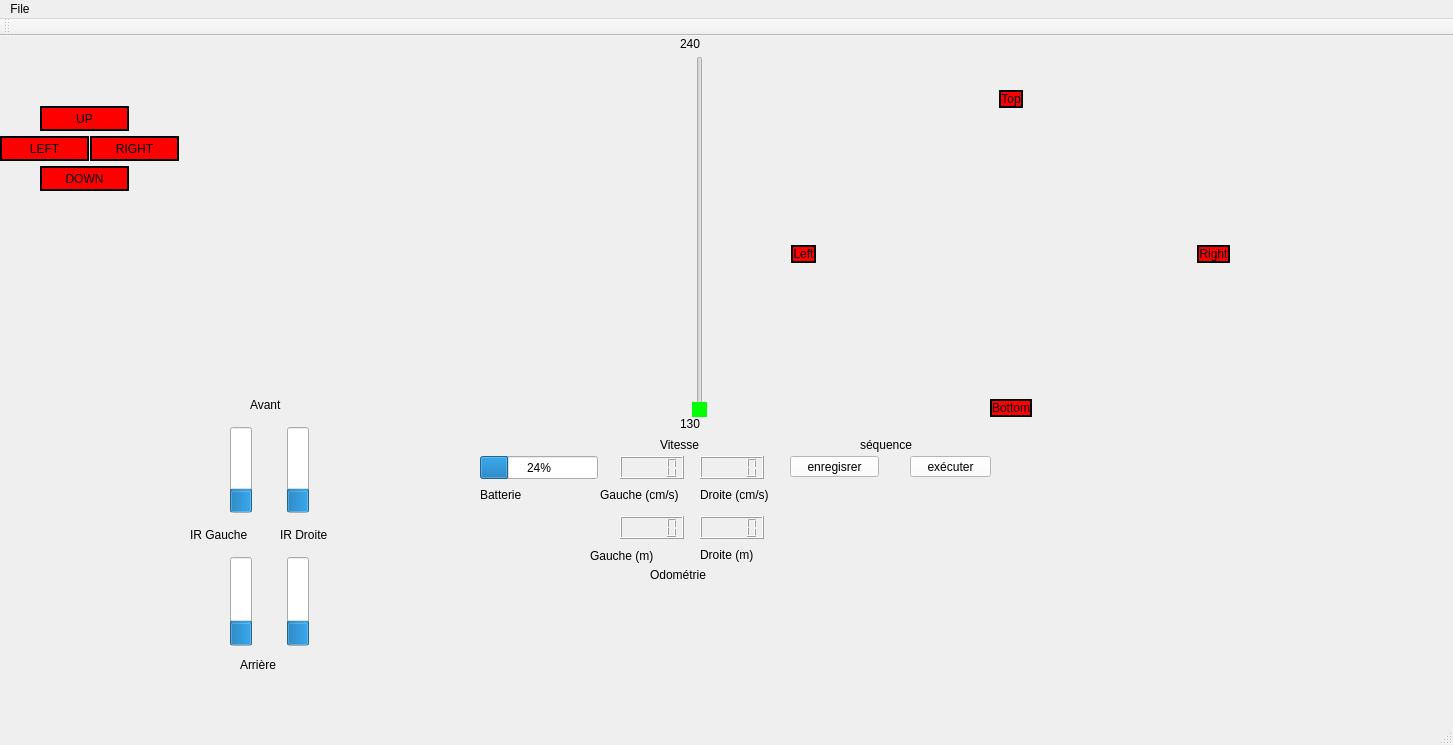
<?xml version="1.0" encoding="UTF-8"?>
<ui version="4.0">
 <class>MainWindow</class>
 <widget class="QMainWindow" name="MainWindow">
  <property name="geometry">
   <rect>
    <x>0</x>
    <y>0</y>
    <width>1453</width>
    <height>745</height>
   </rect>
  </property>
  <property name="windowTitle">
   <string>WifiBot</string>
  </property>
  <property name="windowIcon">
   <iconset resource="ressource.qrc">
    <normaloff>:/wifibot-dplp.png</normaloff>:/wifibot-dplp.png</iconset>
  </property>
  <property name="styleSheet">
   <string notr="true">QMainWindow {
background-image : url(&quot;:/fond-metal-big.jpg&quot;);
}
QLabel {color:white};</string>
  </property>
  <widget class="QWidget" name="centralWidget">
   <widget class="QWidget" name="gridLayoutWidget">
    <property name="geometry">
     <rect>
      <x>780</x>
      <y>42</y>
      <width>461</width>
      <height>351</height>
     </rect>
    </property>
    <layout class="QGridLayout" name="gridLayout">
     <item row="12" column="1">
      <spacer name="verticalSpacer">
       <property name="orientation">
        <enum>Qt::Vertical</enum>
       </property>
       <property name="sizeHint" stdset="0">
        <size>
         <width>20</width>
         <height>40</height>
        </size>
       </property>
      </spacer>
     </item>
     <item row="5" column="1">
      <layout class="QHBoxLayout" name="horizontalLayout">
       <item>
        <widget class="QPushButton" name="left">
         <property name="styleSheet">
          <string notr="true">QPushButton {
    background-color: red;
    border-style: outset;
    border-width: 2px;
    border-color: black;
}

QPushButton:pressed {
    background-color: green; 
}</string>
         </property>
         <property name="text">
          <string>Left</string>
         </property>
        </widget>
       </item>
       <item>
        <spacer name="horizontalSpacer_5">
         <property name="orientation">
          <enum>Qt::Horizontal</enum>
         </property>
         <property name="sizeHint" stdset="0">
          <size>
           <width>40</width>
           <height>20</height>
          </size>
         </property>
        </spacer>
       </item>
       <item>
        <widget class="QPushButton" name="right">
         <property name="styleSheet">
          <string notr="true">QPushButton {
    background-color: red;
    border-style: outset;
    border-width: 2px;
    border-color: black;
}

QPushButton:pressed {
    background-color: green; 
}</string>
         </property>
         <property name="text">
          <string>Right</string>
         </property>
        </widget>
       </item>
      </layout>
     </item>
     <item row="0" column="1" rowspan="2">
      <layout class="QHBoxLayout" name="horizontalLayout_2">
       <item>
        <spacer name="horizontalSpacer_2">
         <property name="orientation">
          <enum>Qt::Horizontal</enum>
         </property>
         <property name="sizeHint" stdset="0">
          <size>
           <width>40</width>
           <height>20</height>
          </size>
         </property>
        </spacer>
       </item>
       <item>
        <widget class="QPushButton" name="Top">
         <property name="styleSheet">
          <string notr="true">QPushButton {
    background-color: red;
    border-style: outset;
    border-width: 2px;
    border-color: black;
}

QPushButton:pressed {
    background-color: green; 
}</string>
         </property>
         <property name="text">
          <string>Top</string>
         </property>
        </widget>
       </item>
       <item>
        <spacer name="horizontalSpacer">
         <property name="orientation">
          <enum>Qt::Horizontal</enum>
         </property>
         <property name="sizeHint" stdset="0">
          <size>
           <width>40</width>
           <height>20</height>
          </size>
         </property>
        </spacer>
       </item>
      </layout>
     </item>
     <item row="2" column="1">
      <spacer name="verticalSpacer_2">
       <property name="orientation">
        <enum>Qt::Vertical</enum>
       </property>
       <property name="sizeHint" stdset="0">
        <size>
         <width>20</width>
         <height>40</height>
        </size>
       </property>
      </spacer>
     </item>
     <item row="13" column="1">
      <layout class="QHBoxLayout" name="horizontalLayout_3">
       <item>
        <spacer name="horizontalSpacer_4">
         <property name="orientation">
          <enum>Qt::Horizontal</enum>
         </property>
         <property name="sizeHint" stdset="0">
          <size>
           <width>40</width>
           <height>20</height>
          </size>
         </property>
        </spacer>
       </item>
       <item>
        <widget class="QPushButton" name="bottom">
         <property name="styleSheet">
          <string notr="true">QPushButton {
    background-color: red;
    border-style: outset;
    border-width: 2px;
    border-color: black;
}

QPushButton:pressed {
    background-color: green; 
}</string>
         </property>
         <property name="text">
          <string>Bottom</string>
         </property>
        </widget>
       </item>
       <item>
        <spacer name="horizontalSpacer_3">
         <property name="orientation">
          <enum>Qt::Horizontal</enum>
         </property>
         <property name="sizeHint" stdset="0">
          <size>
           <width>40</width>
           <height>20</height>
          </size>
         </property>
        </spacer>
       </item>
      </layout>
     </item>
    </layout>
   </widget>
   <widget class="QWidget" name="gridLayoutWidget_2">
    <property name="geometry">
     <rect>
      <x>180</x>
      <y>70</y>
      <width>461</width>
      <height>281</height>
     </rect>
    </property>
    <layout class="QGridLayout" name="gridLayout_2"/>
   </widget>
   <widget class="QSlider" name="verticalSlider">
    <property name="geometry">
     <rect>
      <x>690</x>
      <y>20</y>
      <width>20</width>
      <height>361</height>
     </rect>
    </property>
    <property name="styleSheet">
     <string notr="true">QSlider::handle:vertical {
    background-color: rgb(0, 255, 0); 
}</string>
    </property>
    <property name="minimum">
     <number>130</number>
    </property>
    <property name="maximum">
     <number>240</number>
    </property>
    <property name="orientation">
     <enum>Qt::Vertical</enum>
    </property>
   </widget>
   <widget class="QLabel" name="label">
    <property name="geometry">
     <rect>
      <x>680</x>
      <y>380</y>
      <width>49</width>
      <height>16</height>
     </rect>
    </property>
    <property name="text">
     <string>130</string>
    </property>
   </widget>
   <widget class="QLabel" name="label_2">
    <property name="geometry">
     <rect>
      <x>680</x>
      <y>0</y>
      <width>151</width>
      <height>16</height>
     </rect>
    </property>
    <property name="text">
     <string>240</string>
    </property>
   </widget>
   <widget class="QLCDNumber" name="gauche_lcd">
    <property name="geometry">
     <rect>
      <x>620</x>
      <y>420</y>
      <width>64</width>
      <height>23</height>
     </rect>
    </property>
   </widget>
   <widget class="QLCDNumber" name="droite_lcd">
    <property name="geometry">
     <rect>
      <x>700</x>
      <y>420</y>
      <width>64</width>
      <height>23</height>
     </rect>
    </property>
   </widget>
   <widget class="QLabel" name="label_3">
    <property name="geometry">
     <rect>
      <x>600</x>
      <y>450</y>
      <width>101</width>
      <height>17</height>
     </rect>
    </property>
    <property name="text">
     <string>Gauche (cm/s)</string>
    </property>
   </widget>
   <widget class="QLabel" name="label_4">
    <property name="geometry">
     <rect>
      <x>700</x>
      <y>450</y>
      <width>91</width>
      <height>17</height>
     </rect>
    </property>
    <property name="text">
     <string>Droite (cm/s)</string>
    </property>
   </widget>
   <widget class="QProgressBar" name="batterie">
    <property name="geometry">
     <rect>
      <x>480</x>
      <y>420</y>
      <width>118</width>
      <height>23</height>
     </rect>
    </property>
    <property name="styleSheet">
     <string notr="true">QLabel[myBatteryProperty &gt; &quot;20&quot;] {
    color: green;
	background-color: green;
}

QLabel[myBatteryProperty] {
    color: red;
    background-color: green;
}</string>
    </property>
    <property name="value">
     <number>24</number>
    </property>
   </widget>
   <widget class="QLabel" name="label_5">
    <property name="geometry">
     <rect>
      <x>480</x>
      <y>450</y>
      <width>67</width>
      <height>17</height>
     </rect>
    </property>
    <property name="text">
     <string>Batterie</string>
    </property>
   </widget>
   <widget class="QWidget" name="gridLayoutWidget_3">
    <property name="geometry">
     <rect>
      <x>190</x>
      <y>380</y>
      <width>160</width>
      <height>108</height>
     </rect>
    </property>
    <layout class="QGridLayout" name="gridLayout_3">
     <item row="0" column="1">
      <widget class="QProgressBar" name="HAUT_DROITE">
       <property name="value">
        <number>24</number>
       </property>
       <property name="orientation">
        <enum>Qt::Vertical</enum>
       </property>
      </widget>
     </item>
     <item row="0" column="2">
      <widget class="QProgressBar" name="HAUT_GAUCHE">
       <property name="value">
        <number>24</number>
       </property>
       <property name="orientation">
        <enum>Qt::Vertical</enum>
       </property>
      </widget>
     </item>
    </layout>
   </widget>
   <widget class="QWidget" name="gridLayoutWidget_4">
    <property name="geometry">
     <rect>
      <x>190</x>
      <y>510</y>
      <width>160</width>
      <height>111</height>
     </rect>
    </property>
    <layout class="QGridLayout" name="gridLayout_4">
     <item row="0" column="1">
      <widget class="QProgressBar" name="BAS_GAUCHE">
       <property name="value">
        <number>24</number>
       </property>
       <property name="orientation">
        <enum>Qt::Vertical</enum>
       </property>
      </widget>
     </item>
     <item row="0" column="2">
      <widget class="QProgressBar" name="BAS_DROIT">
       <property name="value">
        <number>24</number>
       </property>
       <property name="orientation">
        <enum>Qt::Vertical</enum>
       </property>
      </widget>
     </item>
    </layout>
   </widget>
   <widget class="QLabel" name="label_6">
    <property name="geometry">
     <rect>
      <x>190</x>
      <y>490</y>
      <width>67</width>
      <height>17</height>
     </rect>
    </property>
    <property name="text">
     <string>IR Gauche</string>
    </property>
   </widget>
   <widget class="QLabel" name="label_7">
    <property name="geometry">
     <rect>
      <x>280</x>
      <y>490</y>
      <width>67</width>
      <height>17</height>
     </rect>
    </property>
    <property name="text">
     <string>IR Droite</string>
    </property>
   </widget>
   <widget class="QLabel" name="label_8">
    <property name="geometry">
     <rect>
      <x>250</x>
      <y>360</y>
      <width>67</width>
      <height>17</height>
     </rect>
    </property>
    <property name="text">
     <string>Avant</string>
    </property>
   </widget>
   <widget class="QLabel" name="label_9">
    <property name="geometry">
     <rect>
      <x>240</x>
      <y>620</y>
      <width>67</width>
      <height>17</height>
     </rect>
    </property>
    <property name="styleSheet">
     <string notr="true"/>
    </property>
    <property name="text">
     <string>Arrière</string>
    </property>
   </widget>
   <widget class="QPushButton" name="CAMERA_UP">
    <property name="geometry">
     <rect>
      <x>40</x>
      <y>70</y>
      <width>89</width>
      <height>25</height>
     </rect>
    </property>
    <property name="styleSheet">
     <string notr="true">QPushButton {
    background-color: red;
    border-style: outset;
    border-width: 2px;
    border-color: black;
}

QPushButton:pressed {
    background-color: green; 
}</string>
    </property>
    <property name="text">
     <string>UP</string>
    </property>
   </widget>
   <widget class="QPushButton" name="CAMERA_DOWN">
    <property name="geometry">
     <rect>
      <x>40</x>
      <y>130</y>
      <width>89</width>
      <height>25</height>
     </rect>
    </property>
    <property name="styleSheet">
     <string notr="true">QPushButton {
    background-color: red;
    border-style: outset;
    border-width: 2px;
    border-color: black;
}

QPushButton:pressed {
    background-color: green; 
}</string>
    </property>
    <property name="text">
     <string>DOWN</string>
    </property>
   </widget>
   <widget class="QPushButton" name="CAMERA_RIGHT">
    <property name="geometry">
     <rect>
      <x>90</x>
      <y>100</y>
      <width>89</width>
      <height>25</height>
     </rect>
    </property>
    <property name="styleSheet">
     <string notr="true">QPushButton {
    background-color: red;
    border-style: outset;
    border-width: 2px;
    border-color: black;
}

QPushButton:pressed {
    background-color: green; 
}</string>
    </property>
    <property name="text">
     <string>RIGHT</string>
    </property>
   </widget>
   <widget class="QPushButton" name="CAMERA_LEFT">
    <property name="geometry">
     <rect>
      <x>0</x>
      <y>100</y>
      <width>89</width>
      <height>25</height>
     </rect>
    </property>
    <property name="styleSheet">
     <string notr="true">QPushButton {
    background-color: red;
    border-style: outset;
    border-width: 2px;
    border-color: black;
}

QPushButton:pressed {
    background-color: green; 
}</string>
    </property>
    <property name="text">
     <string>LEFT</string>
    </property>
   </widget>
   <widget class="QPushButton" name="enregistrer">
    <property name="geometry">
     <rect>
      <x>790</x>
      <y>420</y>
      <width>89</width>
      <height>21</height>
     </rect>
    </property>
    <property name="styleSheet">
     <string notr="true">background-color : rgb(255, 255, 255);</string>
    </property>
    <property name="text">
     <string>enregisrer</string>
    </property>
   </widget>
   <widget class="QPushButton" name="executer">
    <property name="geometry">
     <rect>
      <x>910</x>
      <y>420</y>
      <width>81</width>
      <height>21</height>
     </rect>
    </property>
    <property name="styleSheet">
     <string notr="true">background-color : rgb(255, 255, 255);</string>
    </property>
    <property name="text">
     <string>exécuter</string>
    </property>
   </widget>
   <widget class="QLabel" name="label_10">
    <property name="geometry">
     <rect>
      <x>860</x>
      <y>400</y>
      <width>67</width>
      <height>17</height>
     </rect>
    </property>
    <property name="text">
     <string>séquence</string>
    </property>
   </widget>
   <widget class="QLCDNumber" name="GAUCHE_DISTANCE">
    <property name="geometry">
     <rect>
      <x>620</x>
      <y>480</y>
      <width>64</width>
      <height>23</height>
     </rect>
    </property>
   </widget>
   <widget class="QLabel" name="label_11">
    <property name="geometry">
     <rect>
      <x>590</x>
      <y>510</y>
      <width>91</width>
      <height>20</height>
     </rect>
    </property>
    <property name="text">
     <string>Gauche (m)</string>
    </property>
   </widget>
   <widget class="QLabel" name="label_12">
    <property name="geometry">
     <rect>
      <x>700</x>
      <y>510</y>
      <width>81</width>
      <height>17</height>
     </rect>
    </property>
    <property name="text">
     <string>Droite (m)</string>
    </property>
   </widget>
   <widget class="QLCDNumber" name="DROITE_DISTANCE">
    <property name="geometry">
     <rect>
      <x>700</x>
      <y>480</y>
      <width>64</width>
      <height>23</height>
     </rect>
    </property>
   </widget>
   <widget class="QLabel" name="label_13">
    <property name="geometry">
     <rect>
      <x>660</x>
      <y>400</y>
      <width>67</width>
      <height>17</height>
     </rect>
    </property>
    <property name="text">
     <string>Vitesse</string>
    </property>
   </widget>
   <widget class="QLabel" name="label_14">
    <property name="geometry">
     <rect>
      <x>650</x>
      <y>530</y>
      <width>81</width>
      <height>17</height>
     </rect>
    </property>
    <property name="text">
     <string>Odométrie</string>
    </property>
   </widget>
  </widget>
  <widget class="QMenuBar" name="menuBar">
   <property name="geometry">
    <rect>
     <x>0</x>
     <y>0</y>
     <width>1453</width>
     <height>22</height>
    </rect>
   </property>
   <widget class="QMenu" name="menuFile">
    <property name="title">
     <string>File</string>
    </property>
    <addaction name="actionSe_connecter"/>
    <addaction name="actionSe_d_connecter"/>
   </widget>
   <addaction name="menuFile"/>
  </widget>
  <widget class="QToolBar" name="mainToolBar">
   <attribute name="toolBarArea">
    <enum>TopToolBarArea</enum>
   </attribute>
   <attribute name="toolBarBreak">
    <bool>false</bool>
   </attribute>
  </widget>
  <widget class="QStatusBar" name="statusBar"/>
  <action name="actionSe_connecter">
   <property name="text">
    <string>Se connecter</string>
   </property>
  </action>
  <action name="actionSe_d_connecter">
   <property name="text">
    <string>Se déconnecter</string>
   </property>
  </action>
 </widget>
 <layoutdefault spacing="6" margin="11"/>
 <resources>
  <include location="ressource.qrc"/>
 </resources>
 <connections/>
</ui>
